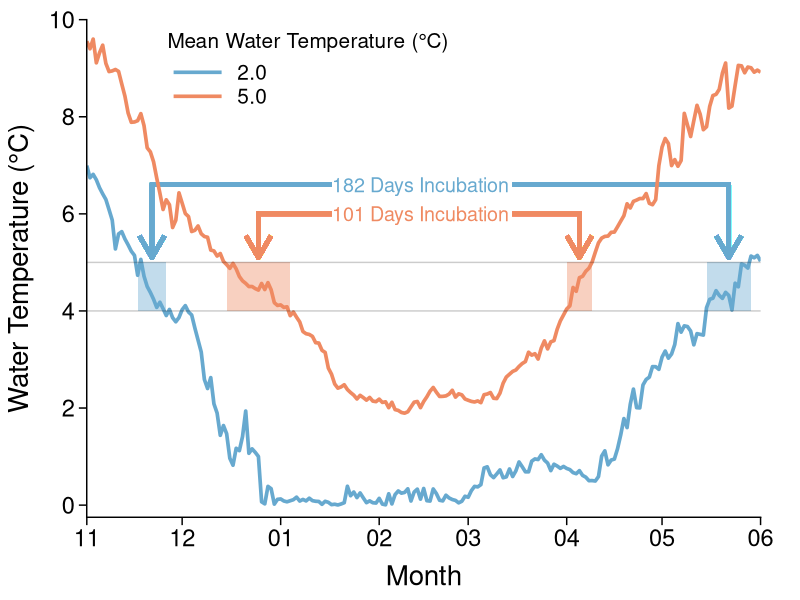

R code for this plot: (Note: this script raises an error after producing the figure.)
## ===========================================================
## Clear the environment first
## ===========================================================
rm(list = ls(all.names=TRUE))

## ===========================================================
## Load packages
## ===========================================================
library(readxl)
library(dplyr)
library(ggplot2)
library(lubridate)
library(tidyr)
library(grid)
library(gridExtra)
library(gtable)
library(geosphere)
library(zoo)
library(cowplot)


## ===========================================================
## Load data and prepare
## ===========================================================
temp.n <- read.csv("data/Mock_Temperature/HOBO-Lake-Superior-SandIsland-ModelingMock-Normal.csv", header = TRUE) %>% 
  mutate(date = as.POSIXct(paste0(year, "-", month, "-", day), format = "%Y-%m-%d"),
         group = "Normal")
temp.h <- read.csv("data/Mock_Temperature/HOBO-Lake-Superior-SandIsland-ModelingMock-Hot.csv", header = TRUE) %>% 
  mutate(date = as.POSIXct(paste0(year, "-", month, "-", day), format = "%Y-%m-%d"),
         group = "Hot")

temp <- bind_rows(temp.n, temp.h) %>% 
  filter(date < as.POSIXct("2018-06-02")) %>% 
  mutate(group = factor(group, ordered = TRUE, levels = c("Normal", "Hot"))) 

temp.spawn.start <- temp %>% group_by(group) %>% 
  filter(date < "2018-01-15") %>% 
  filter(mean.sst <= 5.0) %>% 
  filter(row_number() == 1) %>% 
  dplyr::select(group, spawn.start = date)

temp.spawn.end <- temp %>% group_by(group) %>% 
  filter(date < "2018-01-30") %>% 
  filter(mean.sst <= 4.0) %>% 
  filter(row_number() == 1) %>% 
  dplyr::select(group, spawn.end = date)

temp.hatch.start <- temp %>% group_by(group) %>% 
  filter(date > "2018-03-01") %>% 
  filter(mean.sst >= 4.0) %>% 
  filter(row_number() == 1) %>% 
  dplyr::select(group, hatch.start = date)

temp.hatch.end <- temp %>% group_by(group) %>% 
  filter(date > "2018-03-01") %>% 
  filter(mean.sst >= 5.0) %>% 
  filter(row_number() == 1) %>% 
  dplyr::select(group, hatch.end = date)


temp.spawn <- left_join(temp.spawn.start, temp.spawn.end) %>% 
  group_by(group) %>% 
  mutate(mean.date = mean(as.POSIXct(c(spawn.end, spawn.start), format = c("%Y-%m-%d"))))
temp.spawn.n <- temp.spawn %>% filter(group == "Normal")
temp.spawn.h <- temp.spawn %>% filter(group == "Hot")

temp.hatch <- left_join(temp.hatch.start, temp.hatch.end) %>% 
  group_by(group) %>% 
  mutate(mean.date = mean(as.POSIXct(c(hatch.end, hatch.start), format = c("%Y-%m-%d"))))
temp.hatch.n <- temp.hatch %>% filter(group == "Normal")
temp.hatch.h <- temp.hatch %>% filter(group == "Hot")

temp.summary <- temp %>% 
  left_join(temp.spawn.end) %>% 
  left_join(temp.hatch.start) %>% 
  group_by(group) %>% 
  #filter(date > spawn.end, date < hatch.start) %>% 
  summarize(mean.temp = mean(mean.sst),
            sd.temp = sd(mean.sst))

temp.incubation <- temp %>% 
  left_join(temp.spawn.end) %>% 
  left_join(temp.hatch.start) %>% 
  group_by(group) %>% 
  filter(date > spawn.end, date < hatch.start) %>% 
  summarize(n = n())

plot <- ggplot(data = temp, aes(x = date, y = mean.sst, group = group, color = group)) +
  annotate("rect", xmin = temp.spawn.n$spawn.start, xmax = temp.spawn.n$spawn.end, ymin = 4, ymax = 5, color = NA, fill = "#67a9cf", alpha = 0.4) +
  annotate("rect", xmin = temp.spawn.h$spawn.start, xmax = temp.spawn.h$spawn.end, ymin = 4, ymax = 5, color = NA, fill = "#ef8a62", alpha = 0.4) +
  annotate("rect", xmin = temp.hatch.n$hatch.start, xmax = temp.hatch.n$hatch.end, ymin = 4, ymax = 5, color = NA, fill = "#67a9cf", alpha = 0.4) +
  annotate("rect", xmin = temp.hatch.h$hatch.start, xmax = temp.hatch.h$hatch.end, ymin = 4, ymax = 5, color = NA, fill = "#ef8a62", alpha = 0.4) +
  ## Blue Label
  geom_segment(y = 6.6, x = temp.spawn.n$mean.date, yend = 5.1, xend = temp.spawn.n$mean.date, size = 1.5, color = "#67a9cf", arrow = arrow()) +
  geom_segment(y = 6.6, x = temp.hatch.n$mean.date, yend = 5.1, xend = temp.hatch.n$mean.date, size = 1.5, color = "#67a9cf", arrow = arrow()) +
  geom_segment(y = 6.6, x = temp.spawn.n$mean.date-(15*60*60), yend = 6.6, xend = as.POSIXct("2018-01-17"), size = 1.5, color = "#67a9cf") +
  geom_segment(y = 6.6, x = temp.hatch.n$mean.date+(15*60*60), yend = 6.6, xend = as.POSIXct("2018-03-15"), size = 1.5, color = "#67a9cf") +
  annotate("text", x = as.POSIXct("2018-02-14"), y = 6.6, label = "182 Days Incubation", color = "#67a9cf", size = 5, hjust = 0.5) +
  ## Orange Label
  geom_segment(y = 6, x = temp.spawn.h$mean.date, yend = 5.1, xend = temp.spawn.h$mean.date, size = 1.5, color = "#ef8a62", arrow = arrow()) +
  geom_segment(y = 6, x = temp.hatch.h$mean.date, yend = 5.1, xend = temp.hatch.h$mean.date, size = 1.5, color = "#ef8a62", arrow = arrow()) +
  geom_segment(y = 6, x = temp.spawn.h$mean.date-(15*60*60), yend = 6, xend = as.POSIXct("2018-01-17"), size = 1.5, color = "#ef8a62") +
  geom_segment(y = 6, x = temp.hatch.h$mean.date+(15*60*60), yend = 6, xend = as.POSIXct("2018-03-15"), size = 1.5, color = "#ef8a62") +
  annotate("text", x = as.POSIXct("2018-02-14"), y = 6, label = "101 Days Incubation", color = "#ef8a62", size = 5, hjust = 0.5) +
  geom_line(size = 1.25) +
  geom_hline(yintercept = 5, alpha = 0.2) +
  geom_hline(yintercept = 4, alpha = 0.2) +
  scale_x_datetime(date_labels = "%m", date_breaks = "1 month", expand = c(0.0001,0.0)) +
  scale_y_continuous(limits = c(-0.25, 10), breaks = seq(0, 10, 2), expand = c(0.0, 0.0)) +
  scale_color_manual(values = c("#67a9cf", "#ef8a62"), labels = c("2.0", "5.0")) +
  labs(y = "Water Temperature (°C)", x = "Month", color = "Mean Water Temperature (°C)") +
  theme_cowplot() +
  theme(panel.background = element_blank(), 
        panel.grid = element_blank(), 
        axis.line = element_line(), 
        axis.title.y = element_text(size = 20, margin = margin(0, 10, 0, 0)),
        axis.title.x = element_text(size = 20, margin = margin(10, 0, 0, 0)),
        axis.text.y = element_text(size = 17),
        axis.text.x = element_text(size = 17),
        axis.ticks.length = unit(2, 'mm'),
        legend.key = element_rect(fill = "white"), 
        legend.key.width = unit(3, 'lines'), 
        legend.key.height = unit(1.2, 'lines'),
        legend.title = element_text(size = 15),
        legend.text = element_text(size = 15), 
        legend.position = c(0.12, 0.9),
        plot.margin = unit(c(5, 10, 2, 2), "mm"))

ggdraw() +
  draw_image("figures/misc/egg_blue.png", x = -0.35, y = -0.075, scale = 0.1) +
  draw_image("figures/misc/egg_orange.png", x = -0.18, y = -0.0675, scale = 0.08) +
  draw_image("figures/misc/larvae_blue.png", x = 0.445, y = -0.043, scale = 0.1) +
  draw_image("figures/misc/larvae_orange.png", x = 0.26, y = -0.053, scale = 0.08) +
  draw_plot(plot)

ggsave("figures/bioRxiv/Mock-IncubationTemperature.png", height = 6, width = 9, dpi = 300)
